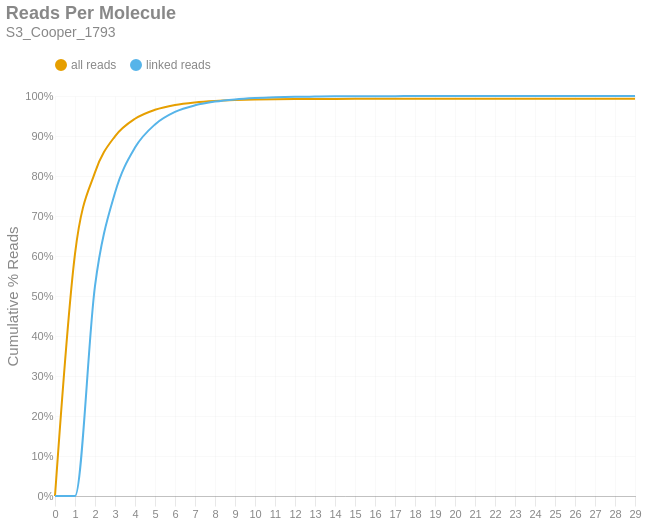

The cell this chart's notebook holds for it:
### Markdown cell above
### Reads per Molecule
This chart shows the cumulative distribution of the number of reads per linked molecule. That is, how many alignments are associated with a unique molecule. This excludes the number of reads associated with invalid or absent linked-read barcodes. The `linked` histogram is the percentages recalculated when disregarding singletons.

### Code cell
if SKIPLR:
    print_html(f"Skipped")
else:
    counts = np.bincount(valids['reads'].cast(pl.Int64).to_numpy())
    weighted = counts * np.arange(len(counts))
    all_perc = weighted / n_reads
    linked_perc = weighted / n_linked_reads
    linked_perc[1] = 0
    binned_df = pl.DataFrame({
        'readsper': list(range(len(counts))),
        'all reads (cumsum)': np.cumsum(all_perc).tolist(),
        'linked reads (cumsum)': np.cumsum(linked_perc).tolist(),
    })

    with SafeRender(binned_df):
        (
            density_plot(binned_df, 'Reads Per Molecule', samplename, 'readspmol')
            .encode(
                x=alt.X('readsper:O', title=None).axis(labelAngle=0).scale(padding=0),
                y=alt.Y('value:Q', title='Cumulative % Reads').axis(format='%').stack(False),
                color=alt.Color("key:N").scale(domain=["all reads", "linked reads"]),
                tooltip=[
                    alt.Tooltip("key:N", title="Data Type"),
                    alt.Tooltip("readsper:O", title="Reads Per Molecule"),
                    alt.Tooltip("value:Q", format=".2%", title="% Reads (Cum.)")
                ]            
            )
        ).display()

### Figure 1 — Vega-Lite specification as saved in the notebook (floating-point values rounded to 4 significant figures)
{"width": "container", "height": 400, "config": {"title": {"anchor": "start", "dy": -15, "fontSize": 18, "color": "#888888", "subtitleColor": "#888888", "subtitleFontSize": 14}, "arc": {"fill": "#0072B2"}, "axis": {"domainColor": "#888888", "domainWidth": 0.5, "gridWidth": 0.2, "grid": false, "titleFontWeight": 400, "titleFontSize": 15, "labelFontSize": 11, "labelColor": "#888888", "tickColor": "#888888", "tickWidth": 0.2, "titleColor": "#888888"}, "axisBand": {"grid": false}, "axisX": {"grid": true, "tickSize": 10, "domainCap": "round"}, "axisY": {"domain": false, "grid": true, "tickSize": 0, "domainCap": "round"}, "background": "transparent", "header": {"labelFontSize": 15, "labelColor": "#888888", "titleFontSize": 15, "titleFontWeight": 600, "titleColor": "#888888"}, "legend": {"labelFont": "sans-serif", "labelFontSize": 12, "labelColor": "#888888", "symbolSize": 100, "symbolType": "circle", "titleFontSize": 12, "titlePadding": 10, "titleColor": "#888888", "title": null, "orient": "top"}, "range": {"category": ["#E69F00", "#56B4E9", "#009E73", "#F0E442", "#0072B2", "#D55E00", "#CC79A7", "#000000"], "diverging": ["#cfe8f3", "#a2d4ec", "#73bfe2", "#46abdb", "#1696d2", "#12719e"]}, "area": {"fill": "#0072B2", "fillOpacity": 0.7, "line": true, "strokeOpacity": 0.7}, "line": {"color": "#0072B2", "stroke": "#0072B2", "strokeWidth": 2}, "trail": {"color": "#0072B2", "stroke": "#0072B2", "strokeWidth": 0, "size": 1}, "point": {"filled": true, "fillOpacity": 1.0, "size": 95}, "text": {"color": "#888888", "fontSize": 11, "align": "right", "fontWeight": 400, "size": 11}, "bar": {"fill": "#0072B2", "stroke": null}, "view": {"stroke": null, "continuousWidth": 660, "continuousHeight": 400}}, "data": {"name": "data-1325a34d3729b3b7b2031f36426ad86f"}, "mark": {"type": "line", "interpolate": "monotone", "point": {"opacity": 0, "size": 275}}, "encoding": {"color": {"field": "key", "scale": {"domain": ["all reads", "linked reads"]}, "type": "nominal"}, "tooltip": [{"field": "key", "title": "Data Type", "type": "nominal"}, {"field": "readsper", "title": "Reads Per Molecule", "type": "ordinal"}, {"field": "value", "format": ".2%", "title": "% Reads (Cum.)", "type": "quantitative"}], "x": {"axis": {"labelAngle": 0}, "field": "readsper", "scale": {"padding": 0}, "title": null, "type": "ordinal"}, "y": {"axis": {"format": "%"}, "field": "value", "stack": false, "title": "Cumulative % Reads", "type": "quantitative"}}, "params": [{"name": "param_c36ac31b6afebe62", "select": {"type": "point", "fields": ["key"]}, "bind": "legend"}], "title": {"text": "Reads Per Molecule", "subtitle": "S3_Cooper_1793"}, "transform": [{"fold": ["all reads (cumsum)", "linked reads (cumsum)"]}, {"calculate": "replace(datum.key, ' (cumsum)', '')", "as": "key"}, {"filter": {"param": "param_c36ac31b6afebe62"}}], "usermeta": {"embedOptions": {"downloadFileName": "S3_Cooper_1793.readspmol"}}, "$schema": "https://vega.github.io/schema/vega-lite/v6.1.0.json", "datasets": {"data-1325a34d3729b3b7b2031f36426ad86f": [{"readsper": 0, "all reads (cumsum)": 0.0, "linked reads (cumsum)": 0.0}, {"readsper": 1, "all reads (cumsum)": 0.6053, "linked reads (cumsum)": 0.0}, {"readsper": 2, "all reads (cumsum)": 0.809, "linked reads (cumsum)": 0.5252}, {"readsper": 3, "all reads (cumsum)": 0.8993, "linked reads (cumsum)": 0.7581}, {"readsper": 4, "all reads (cumsum)": 0.9431, "linked reads (cumsum)": 0.8711}, {"readsper": 5, "all reads (cumsum)": 0.9655, "linked reads (cumsum)": 0.9289}, {"readsper": 6, "all reads (cumsum)": 0.9776, "linked reads (cumsum)": 0.9602}, {"readsper": 7, "all reads (cumsum)": 0.984, "linked reads (cumsum)": 0.9767}, {"readsper": 8, "all reads (cumsum)": 0.9876, "linked reads (cumsum)": 0.986}, {"readsper": 9, "all reads (cumsum)": 0.9898, "linked reads (cumsum)": 0.9915}, {"readsper": 10, "all reads (cumsum)": 0.9911, "linked reads (cumsum)": 0.9948}, {"readsper": 11, "all reads (cumsum)": 0.9918, "linked reads (cumsum)": 0.9968}, {"readsper": 12, "all reads (cumsum)": 0.9923, "linked reads (cumsum)": 0.9979}, {"readsper": 13, "all reads (cumsum)": 0.9925, "linked reads (cumsum)": 0.9986}, {"readsper": 14, "all reads (cumsum)": 0.9927, "linked reads (cumsum)": 0.9991}, {"readsper": 15, "all reads (cumsum)": 0.9928, "linked reads (cumsum)": 0.9994}, {"readsper": 16, "all reads (cumsum)": 0.9929, "linked reads (cumsum)": 0.9996}, {"readsper": 17, "all reads (cumsum)": 0.993, "linked reads (cumsum)": 0.9997}, {"readsper": 18, "all reads (cumsum)": 0.993, "linked reads (cumsum)": 0.9998}, {"readsper": 19, "all reads (cumsum)": 0.993, "linked reads (cumsum)": 0.9999}, {"readsper": 20, "all reads (cumsum)": 0.993, "linked reads (cumsum)": 0.9999}, {"readsper": 21, "all reads (cumsum)": 0.9931, "linked reads (cumsum)": 1.0}, {"readsper": 22, "all reads (cumsum)": 0.9931, "linked reads (cumsum)": 1.0}, {"readsper": 23, "all reads (cumsum)": 0.9931, "linked reads (cumsum)": 1.0}, {"readsper": 24, "all reads (cumsum)": 0.9931, "linked reads (cumsum)": 1.0}, {"readsper": 25, "all reads (cumsum)": 0.9931, "linked reads (cumsum)": 1.0}, {"readsper": 26, "all reads (cumsum)": 0.9931, "linked reads (cumsum)": 1.0}, {"readsper": 27, "all reads (cumsum)": 0.9931, "linked reads (cumsum)": 1.0}, {"readsper": 28, "all reads (cumsum)": 0.9931, "linked reads (cumsum)": 1.0}, {"readsper": 29, "all reads (cumsum)": 0.9931, "linked reads (cumsum)": 1.0}]}}
